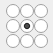
<?xml version="1.0" encoding="UTF-8"?>
<ui version="4.0">
 <class>AlignmentWidget</class>
 <widget class="QWidget" name="AlignmentWidget">
  <property name="geometry">
   <rect>
    <x>0</x>
    <y>0</y>
    <width>53</width>
    <height>53</height>
   </rect>
  </property>
  <property name="windowTitle">
   <string>Form</string>
  </property>
  <layout class="QGridLayout" name="gridLayout_2">
   <property name="leftMargin">
    <number>0</number>
   </property>
   <property name="topMargin">
    <number>0</number>
   </property>
   <property name="rightMargin">
    <number>0</number>
   </property>
   <property name="bottomMargin">
    <number>0</number>
   </property>
   <property name="spacing">
    <number>0</number>
   </property>
   <item row="0" column="1">
    <spacer name="verticalSpacer">
     <property name="orientation">
      <enum>Qt::Vertical</enum>
     </property>
     <property name="sizeHint" stdset="0">
      <size>
       <width>20</width>
       <height>2</height>
      </size>
     </property>
    </spacer>
   </item>
   <item row="1" column="0">
    <spacer name="horizontalSpacer">
     <property name="orientation">
      <enum>Qt::Horizontal</enum>
     </property>
     <property name="sizeHint" stdset="0">
      <size>
       <width>0</width>
       <height>20</height>
      </size>
     </property>
    </spacer>
   </item>
   <item row="1" column="1">
    <layout class="QGridLayout" name="gridLayout">
     <item row="0" column="0">
      <widget class="QRadioButton" name="rbLT">
       <property name="text">
        <string/>
       </property>
       <attribute name="buttonGroup">
        <string notr="true">buttonGroup</string>
       </attribute>
      </widget>
     </item>
     <item row="0" column="1">
      <widget class="QRadioButton" name="rbCT">
       <property name="text">
        <string/>
       </property>
       <attribute name="buttonGroup">
        <string notr="true">buttonGroup</string>
       </attribute>
      </widget>
     </item>
     <item row="0" column="2">
      <widget class="QRadioButton" name="rbRT">
       <property name="text">
        <string/>
       </property>
       <attribute name="buttonGroup">
        <string notr="true">buttonGroup</string>
       </attribute>
      </widget>
     </item>
     <item row="1" column="0">
      <widget class="QRadioButton" name="rbLC">
       <property name="text">
        <string/>
       </property>
       <property name="iconSize">
        <size>
         <width>16</width>
         <height>16</height>
        </size>
       </property>
       <attribute name="buttonGroup">
        <string notr="true">buttonGroup</string>
       </attribute>
      </widget>
     </item>
     <item row="1" column="1">
      <widget class="QRadioButton" name="rbCC">
       <property name="text">
        <string/>
       </property>
       <property name="checked">
        <bool>true</bool>
       </property>
       <attribute name="buttonGroup">
        <string notr="true">buttonGroup</string>
       </attribute>
      </widget>
     </item>
     <item row="1" column="2">
      <widget class="QRadioButton" name="rbRC">
       <property name="text">
        <string/>
       </property>
       <attribute name="buttonGroup">
        <string notr="true">buttonGroup</string>
       </attribute>
      </widget>
     </item>
     <item row="2" column="0">
      <widget class="QRadioButton" name="rbLB">
       <property name="text">
        <string/>
       </property>
       <attribute name="buttonGroup">
        <string notr="true">buttonGroup</string>
       </attribute>
      </widget>
     </item>
     <item row="2" column="1">
      <widget class="QRadioButton" name="rbCB">
       <property name="text">
        <string/>
       </property>
       <attribute name="buttonGroup">
        <string notr="true">buttonGroup</string>
       </attribute>
      </widget>
     </item>
     <item row="2" column="2">
      <widget class="QRadioButton" name="rbRB">
       <property name="text">
        <string/>
       </property>
       <attribute name="buttonGroup">
        <string notr="true">buttonGroup</string>
       </attribute>
      </widget>
     </item>
    </layout>
   </item>
   <item row="1" column="2">
    <spacer name="horizontalSpacer_2">
     <property name="orientation">
      <enum>Qt::Horizontal</enum>
     </property>
     <property name="sizeHint" stdset="0">
      <size>
       <width>1</width>
       <height>20</height>
      </size>
     </property>
    </spacer>
   </item>
   <item row="2" column="1">
    <spacer name="verticalSpacer_2">
     <property name="orientation">
      <enum>Qt::Vertical</enum>
     </property>
     <property name="sizeHint" stdset="0">
      <size>
       <width>20</width>
       <height>2</height>
      </size>
     </property>
    </spacer>
   </item>
  </layout>
 </widget>
 <resources/>
 <connections/>
 <buttongroups>
  <buttongroup name="buttonGroup"/>
 </buttongroups>
</ui>
